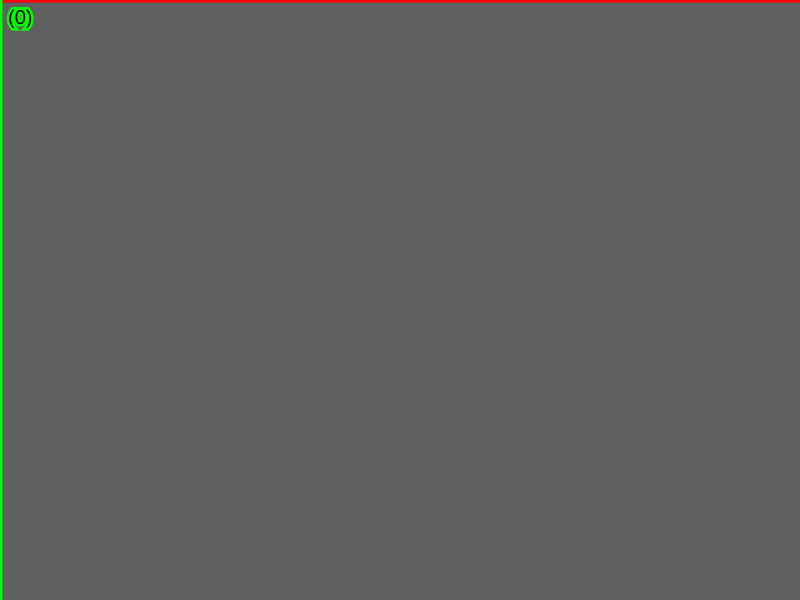
Frame 1 (no input)
Frame 60 (no input): identical to frame 1, image omitted
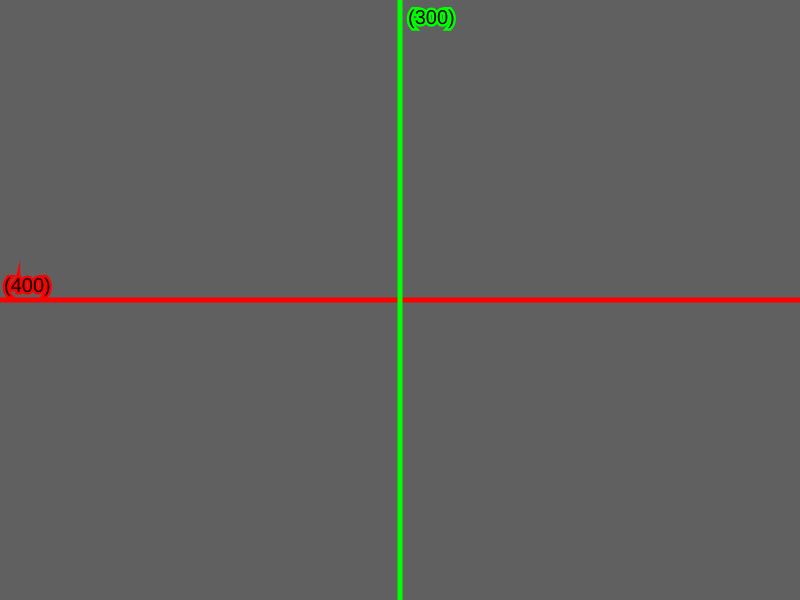
Frame 120 (the mouse pressed at the canvas centre since frame 60)

The p5.js sketch that drew these frames (run headless with seeded random() and noise() and a simulated clock; from frame 60 on, the mouse is pressed at the canvas centre):

// p5.js sketch
// ── sketch.js


/// <reference path= "../../lib/p5.global-mode.d.ts"/>

        function setup()
        {
            createCanvas( 800, 600 );

            textSize(20);
        }

        function draw()
        {
            background( 96, 96, 96 );



            
            stroke(255, 0, 0);
            strokeWeight( 5 );
            line( 0, mouseY, windowWidth, mouseY);
            text( "(" + parseInt(mouseX) + ")", 4, mouseY - 8);

            stroke(0, 255, 0);
            strokeWeight(5)
            line(mouseX, 0, mouseX, windowHeight);
            text( "(" + parseInt(mouseY) + ")", mouseX + 8, 24 );


         //   if ( touches.length >= 1 )
         //   {
              //  let mx = touches[0].x ;
              //  let my = touches[0].y ;

                
                //stroke(255, 0, 0);
                //strokeWeight( 5 );
                //line( 0, my, windowWidth, my );
               // text( "( " + parseInt( mx ) + " )", 4, my - 8 );
                //stroke(0, 255, 0);
                //strokeWeight(5)
                //line(mx, 0, mx, windowHeight);
                //text( "(" + parseInt(my) + ")", mx + 8, 24 );
           // }
       
        }
